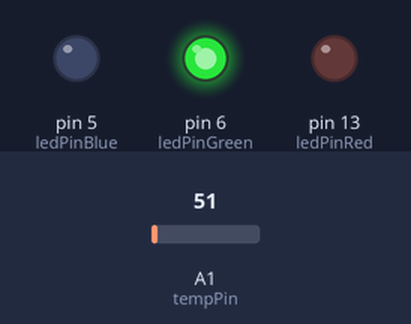
A sketch run on a simulated Arduino Uno, built with avr-gcc and run on an emulated ATmega328P. Shown: output pins drawn as LEDs (lit = HIGH). Inputs (shaded band) come from the test bench; at power-on: A1 (tempPin) = 51.

Above: at 1.2 s.
1.3 s: A1 (tempPin) set to 58
At 2.8 s:
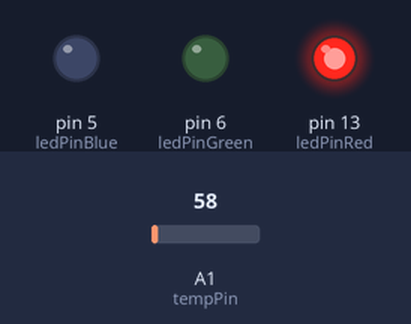
3.1 s: A1 (tempPin) set to 30
At 4.6 s:
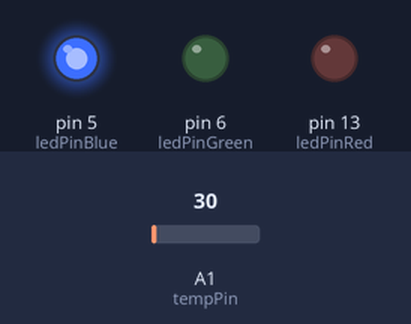
4.9 s: A1 (tempPin) set to 61
At 6.4 s:
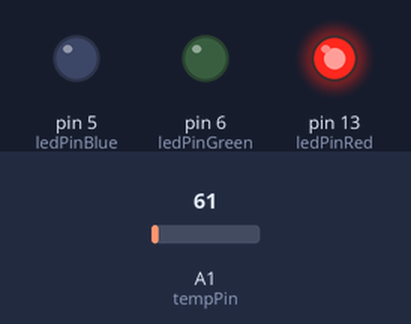
6.7 s: A1 (tempPin) set to 15
At 8.1 s:
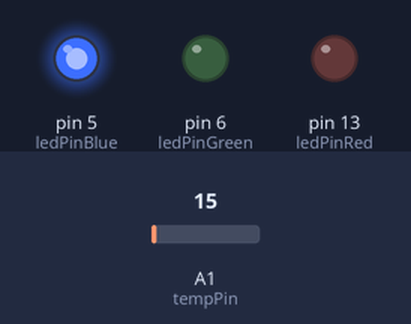
Timing chart, 0 to 9.5 s (numbered marks = the images above; inputs shaded):
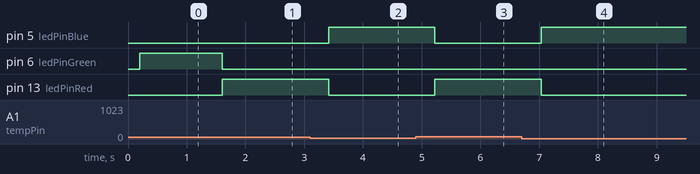

The sketch:

Thermometer.ino
```cpp
#include<LiquidCrystal.h>
LiquidCrystal lcd(7,8,9,10,11,12);
int val;
int tempPin = 1;
int ledPinRed =  13;
int ledPinGreen = 6;
int ledPinBlue = 5;
int ledStateRed = LOW;
int ledStateGreen = LOW;
int ledStateBlue = LOW;
void setup() {
  Serial.begin(9600);
pinMode(ledPinGreen, OUTPUT);
 pinMode(ledPinRed,OUTPUT);
 pinMode(ledPinBlue,OUTPUT);
}

void loop() {
  val=analogRead(tempPin);
  float mv = (val/1024.0)*5000;
  float cel = mv/10;
  lcd.setCursor(7,0);
  lcd.print(cel);
  lcd.setCursor(0,0);
  lcd.print("Temp =");
  lcd.setCursor(13,0);
  lcd.print("*C");
  delay(200);
  if(cel>26)
  {
    ledStateRed = HIGH;
    ledStateGreen = LOW;
    ledStateBlue = LOW;
  }else
     if(cel>20 && cel<26)
     {
      ledStateGreen = HIGH;
      ledStateRed = LOW;
      ledStateBlue = LOW;
     }else
     if(cel<20)
     {
      ledStateBlue = HIGH;
      ledStateGreen = LOW;
      ledStateRed = LOW;
     }
  digitalWrite(ledPinRed, ledStateRed);
  digitalWrite(ledPinGreen,ledStateGreen);
  digitalWrite(ledPinBlue,ledStateBlue);
}
```

Measured:
- the behaviour switches between 53 and 54 on A1 (tempPin) (found by bisection; images 0 and 1)
- after the input at 1.3 s, pin 6 (ledPinGreen): HIGH → LOW after 0.31 s; pin 13 (ledPinRed): LOW → HIGH after 0.31 s
- after the input at 3.1 s, pin 5 (ledPinBlue): LOW → HIGH after 0.32 s; pin 13 (ledPinRed): HIGH → LOW after 0.32 s
- after the input at 4.9 s, pin 5 (ledPinBlue): HIGH → LOW after 0.33 s; pin 13 (ledPinRed): LOW → HIGH after 0.33 s
- after the input at 6.7 s, pin 5 (ledPinBlue): LOW → HIGH after 0.34 s; pin 13 (ledPinRed): HIGH → LOW after 0.34 s
